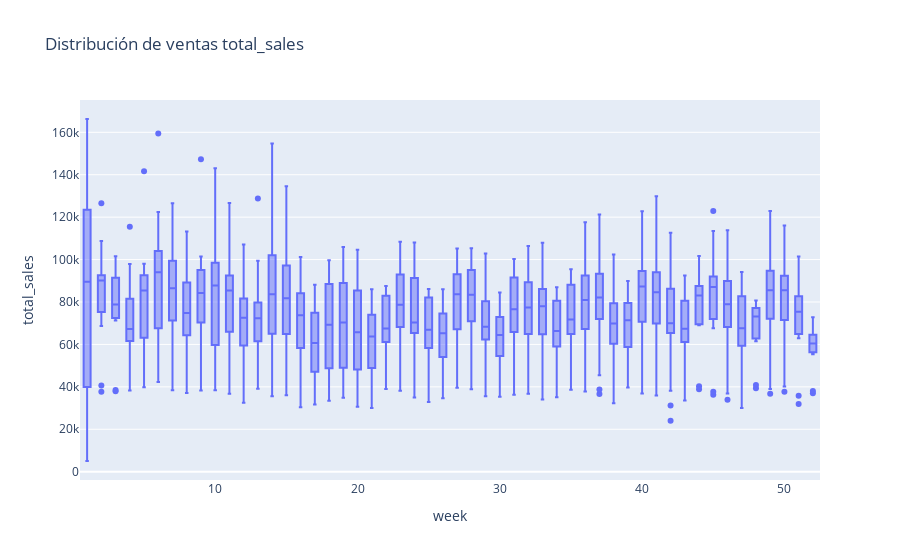

Source (notebook cell):
### Code cell
crear_boxplot(ph_week_year,columna_x="week",columna_y="total_sales",titulo="sales")

### Figure 1 — Plotly figure (JSON) as saved in the notebook; plotly's stock layout.template omitted (floating-point values rounded to 4 significant figures; data arrays with more than 128 entries replaced by an {"elided": "..."} marker saying what was removed)
{"data": [{"alignmentgroup": "True", "hovertemplate": "week=%{x}<br>total_sales=%{y}<extra></extra>", "legendgroup": "", "marker": {"color": "#636efa"}, "name": "", "notched": false, "offsetgroup": "", "orientation": "v", "showlegend": false, "type": "box", "x": {"elided": "816 int values"}, "x0": " ", "xaxis": "x", "y": {"elided": "816 float values"}, "y0": " ", "yaxis": "y"}], "layout": {"boxmode": "group", "legend": {"tracegroupgap": 0}, "title": {"text": "Distribución de ventas total_sales"}, "xaxis": {"anchor": "y", "domain": [0, 1], "title": {"text": "week"}}, "yaxis": {"anchor": "x", "domain": [0, 1], "title": {"text": "total_sales"}}}}
